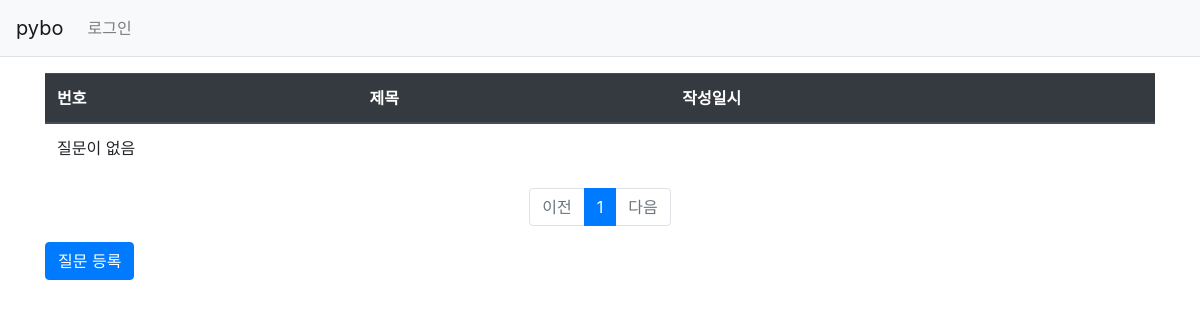
/pybo/, run on an earlier commit of the app's database.
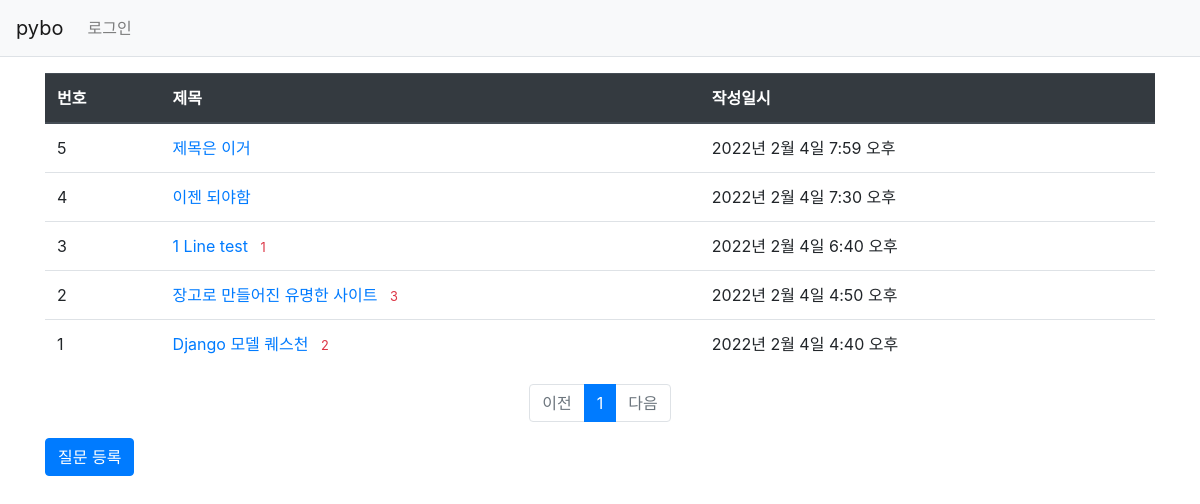
And on a later commit of the database.
### pybo/models.py (models this page shows, shortened)
class Question(models.Model):
    author = models.ForeignKey(User, on_delete=models.CASCADE)
    subject = models.CharField(max_length=200)
    content = models.TextField()
    create_date = models.DateTimeField()

### pybo/views.py (the view)
# urls.py: path('', views.index, name='index'), # '/'에 해당되는 기본 path
def index(request):
    page = request.GET.get('page','1') #페이지
    question_list = Question.objects.order_by('-create_date')
    paginator = Paginator(question_list, 10)
    page_obj = paginator.get_page(page)
    context = {'question_list': page_obj}
    return render(request, 'pybo/question_list.html', context)

### pybo/templatetags/pybo_filter.py (called while the page is built)
@register.filter
def sub(value, arg):
    return value - arg

### templates/pybo/question_list.html
{% extends 'base.html' %}
{% load pybo_filter %}
{% block content %}
<div class="container my-3">
    <table class="table">
        <thead>
            <tr class="thead-dark">
                <th>번호</th>
                <th>제목</th>
                <th>작성일시</th>
            </tr>
        </thead>
        <tbody>
            {% if question_list %}
            {% for question in question_list %}
            <tr>
                <td>
                    {{ question_list.paginator.count|sub:question_list.start_index|sub:forloop.counter0|add:1 }}
                </td>
                <td>
                    <a href=" {% url 'pybo:detail' question.id %}"> {{ question.subject }} </a>
                    {% if question.answer_set.count > 0 %}
                    <span class="text-danger small ml-2">{{ question.answer_set.count }}</span>
                    {% endif %}
                </td>
                <td>{{ question.create_date }}</td>
            </tr>
            {% endfor %}
            {% else %}
            <tr>
                <td colspan="3">질문이 없음</td>
            </tr>
            {% endif %}
        </tbody>
    </table>
    <ul class="pagination justify-content-center">
        {% if question_list.has_previous %}
        <li class="page-item">
            <a class="page-link" href="?page={{ question_list.previous_page_number }}">이전</a>
        </li>
        {% else %}
        <li class="page-item disabled">
            <a class="page-link" tabindex="-1" aria-disabled="true" href="#">이전</a>
        </li>
        {% endif %}
        {% for page_number in question_list.paginator.page_range %}
        {% if page_number >= question_list.number|add:-5 and page_number <= question_list.number|add:5 %}
            {% if page_number == question_list.number %}
            <li class="page-item active" aria-current="page">
                <a class="page-link" href="?page={{ page_number }}">{{page_number }}</a>
            </li>
            {% else %}
            <li class="page-item">
                <a class="page-link" href="?page={{ page_number }}">{{page_number }}</a>
            </li>
            {% endif %}
        {% endif %}
        {% endfor %}
        {% if question_list.has_next %}
        <li class="page-item">
            <a class="page-link" href="?page={{ question_list.next_page_number }}">다음</a>
        </li>
        {% else %}
        <li class="page-item disabled">
            <a class="page-link" tabindex="-1" aria-disabled="true" href="#">다음</a>
        </li>
        {% endif %}
    </ul>
    <a href="{% url 'pybo:question_create' %}" class="btn btn-primary">질문 등록</a>
</div>
{% endblock %}

### templates/base.html (shortened to what this page needs)
{% load static %}
<!DOCTYPE html>
<html lang="en">
<head>
    <link rel="stylesheet" type="text/css" href="{% static 'bootstrap.min.css' %}">
    <link rel="stylesheet" type="text/css" href="{% static 'style.css' %}">
</head>
<body>
{% include "navbar.html" %}
{% block content %}
{% endblock %}
</body>
</html>

### templates/navbar.html (shortened to what this page needs)
<nav class="navbar navbar-expand-lg navbar-light bg-light border-bottom">
    <a class="navbar-brand" href="{% url 'pybo:index' %}">pybo</a>
    <div class="collapse navbar-collapse flex-grow-0" id="navbarNav">
        <ul class="navbar-nav">
            <li class="nav-item">
                {% if user.is_authenticated %}
                <a class="nav-link" href="{% url 'common:logout' %}">{{ user.username }} (로그아웃)</a>
                {% else %}
                <a class="nav-link" href="{% url 'common:login' %}">로그인</a>
                {% endif %}
            </li>
        </ul>
    </div>
</nav>

What changed in the data, as far as the page shows it:
added Question: paginator.count|sub "5", subject "제목은 이거", create_date "2022년 2월 4일 7:59 오후"
added Question: paginator.count|sub "4", subject "이젠 되야함", create_date "2022년 2월 4일 7:30 오후"
added Question: paginator.count|sub "3", subject "1 Line test", answer_set.count "1", create_date "2022년 2월 4일 6:40 오후"
added Question: paginator.count|sub "2", subject "장고로 만들어진 유명한 사이트", answer_set.count "3", create_date "2022년 2월 4일 4:50 오후"
added Question: paginator.count|sub "1", subject "Django 모델 퀘스천", answer_set.count "2", create_date "2022년 2월 4일 4:40 오후"
Also different on the page:
text no longer shown: "질문이 없음"
